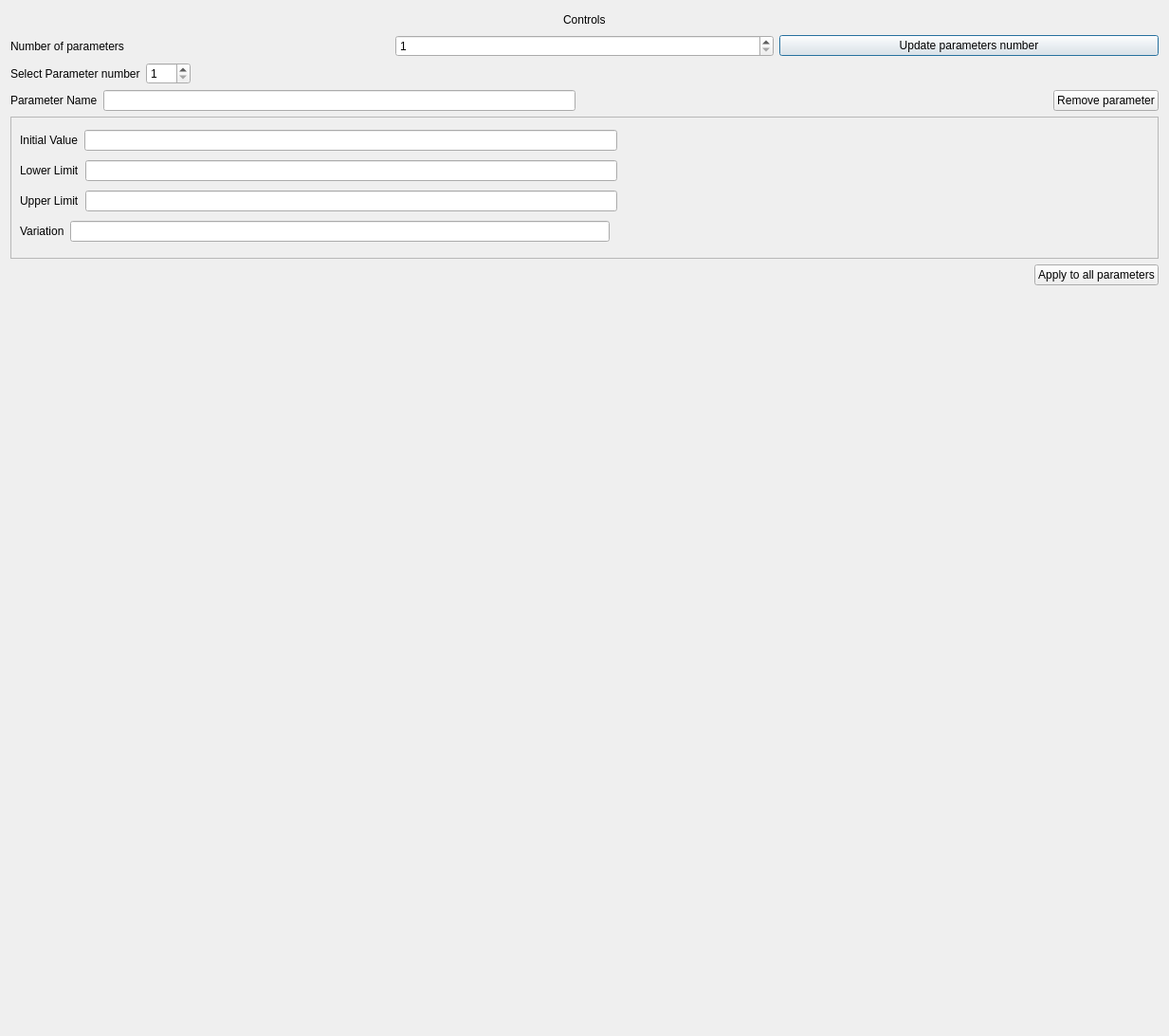
<?xml version="1.0" encoding="UTF-8"?>
<ui version="4.0">
 <class>Dialog</class>
 <widget class="QDialog" name="Dialog">
  <property name="geometry">
   <rect>
    <x>0</x>
    <y>0</y>
    <width>1233</width>
    <height>1093</height>
   </rect>
  </property>
  <property name="windowTitle">
   <string>Dialog</string>
  </property>
  <layout class="QVBoxLayout" name="verticalLayout">
   <item>
    <layout class="QHBoxLayout" name="horizontalLayout_9">
     <item>
      <spacer name="horizontalSpacer_11">
       <property name="orientation">
        <enum>Qt::Horizontal</enum>
       </property>
       <property name="sizeHint" stdset="0">
        <size>
         <width>40</width>
         <height>20</height>
        </size>
       </property>
      </spacer>
     </item>
     <item>
      <widget class="QLabel" name="label_8">
       <property name="text">
        <string>Controls</string>
       </property>
      </widget>
     </item>
     <item>
      <spacer name="horizontalSpacer_12">
       <property name="orientation">
        <enum>Qt::Horizontal</enum>
       </property>
       <property name="sizeHint" stdset="0">
        <size>
         <width>40</width>
         <height>20</height>
        </size>
       </property>
      </spacer>
     </item>
    </layout>
   </item>
   <item>
    <layout class="QHBoxLayout" name="horizontalLayout_16">
     <item>
      <widget class="QLabel" name="label">
       <property name="text">
        <string>Number of parameters</string>
       </property>
      </widget>
     </item>
     <item>
      <widget class="QSpinBox" name="parameters_number_spinbox">
       <property name="minimum">
        <number>1</number>
       </property>
       <property name="maximum">
        <number>100</number>
       </property>
      </widget>
     </item>
     <item>
      <widget class="QPushButton" name="update_parametes_number_button">
       <property name="text">
        <string>Update parameters number</string>
       </property>
      </widget>
     </item>
    </layout>
   </item>
   <item>
    <layout class="QHBoxLayout" name="horizontalLayout_17">
     <item>
      <widget class="QLabel" name="label_16">
       <property name="text">
        <string>Select Parameter number</string>
       </property>
      </widget>
     </item>
     <item>
      <widget class="QSpinBox" name="parameter_number_selected_spinbox">
       <property name="minimum">
        <number>1</number>
       </property>
       <property name="maximum">
        <number>100</number>
       </property>
      </widget>
     </item>
     <item>
      <spacer name="horizontalSpacer">
       <property name="orientation">
        <enum>Qt::Horizontal</enum>
       </property>
       <property name="sizeHint" stdset="0">
        <size>
         <width>40</width>
         <height>20</height>
        </size>
       </property>
      </spacer>
     </item>
    </layout>
   </item>
   <item>
    <layout class="QHBoxLayout" name="horizontalLayout">
     <item>
      <widget class="QLabel" name="label_15">
       <property name="text">
        <string>Parameter Name</string>
       </property>
      </widget>
     </item>
     <item>
      <widget class="QLineEdit" name="parameter_name_edit_line"/>
     </item>
     <item>
      <spacer name="horizontalSpacer_20">
       <property name="orientation">
        <enum>Qt::Horizontal</enum>
       </property>
       <property name="sizeHint" stdset="0">
        <size>
         <width>40</width>
         <height>20</height>
        </size>
       </property>
      </spacer>
     </item>
     <item>
      <widget class="QPushButton" name="remove_parameter_button">
       <property name="text">
        <string>Remove parameter</string>
       </property>
      </widget>
     </item>
    </layout>
   </item>
   <item>
    <widget class="QScrollArea" name="scrollArea">
     <property name="sizePolicy">
      <sizepolicy hsizetype="Expanding" vsizetype="Preferred">
       <horstretch>0</horstretch>
       <verstretch>0</verstretch>
      </sizepolicy>
     </property>
     <property name="minimumSize">
      <size>
       <width>0</width>
       <height>150</height>
      </size>
     </property>
     <property name="widgetResizable">
      <bool>true</bool>
     </property>
     <widget class="QWidget" name="scrollAreaWidgetContents">
      <property name="geometry">
       <rect>
        <x>0</x>
        <y>0</y>
        <width>1213</width>
        <height>148</height>
       </rect>
      </property>
      <layout class="QVBoxLayout" name="verticalLayout_2">
       <item>
        <layout class="QHBoxLayout" name="horizontalLayout_10">
         <item>
          <widget class="QLabel" name="label_10">
           <property name="text">
            <string>Initial Value</string>
           </property>
          </widget>
         </item>
         <item>
          <widget class="QLineEdit" name="initial_value_edit_line"/>
         </item>
         <item>
          <spacer name="horizontalSpacer_8">
           <property name="orientation">
            <enum>Qt::Horizontal</enum>
           </property>
           <property name="sizeHint" stdset="0">
            <size>
             <width>40</width>
             <height>20</height>
            </size>
           </property>
          </spacer>
         </item>
        </layout>
       </item>
       <item>
        <layout class="QHBoxLayout" name="horizontalLayout_4">
         <item>
          <widget class="QLabel" name="label_3">
           <property name="text">
            <string>Lower Limit</string>
           </property>
          </widget>
         </item>
         <item>
          <widget class="QLineEdit" name="lower_limit_edit_line"/>
         </item>
         <item>
          <spacer name="horizontalSpacer_3">
           <property name="orientation">
            <enum>Qt::Horizontal</enum>
           </property>
           <property name="sizeHint" stdset="0">
            <size>
             <width>40</width>
             <height>20</height>
            </size>
           </property>
          </spacer>
         </item>
        </layout>
       </item>
       <item>
        <layout class="QHBoxLayout" name="horizontalLayout_3">
         <item>
          <widget class="QLabel" name="label_2">
           <property name="text">
            <string>Upper Limit</string>
           </property>
          </widget>
         </item>
         <item>
          <widget class="QLineEdit" name="upper_limit_edit_line"/>
         </item>
         <item>
          <spacer name="horizontalSpacer_2">
           <property name="orientation">
            <enum>Qt::Horizontal</enum>
           </property>
           <property name="sizeHint" stdset="0">
            <size>
             <width>40</width>
             <height>20</height>
            </size>
           </property>
          </spacer>
         </item>
        </layout>
       </item>
       <item>
        <layout class="QHBoxLayout" name="horizontalLayout_7">
         <item>
          <widget class="QLabel" name="label_9">
           <property name="text">
            <string>Variation</string>
           </property>
          </widget>
         </item>
         <item>
          <widget class="QLineEdit" name="variation_edit_line"/>
         </item>
         <item>
          <spacer name="horizontalSpacer_7">
           <property name="orientation">
            <enum>Qt::Horizontal</enum>
           </property>
           <property name="sizeHint" stdset="0">
            <size>
             <width>40</width>
             <height>20</height>
            </size>
           </property>
          </spacer>
         </item>
        </layout>
       </item>
      </layout>
     </widget>
    </widget>
   </item>
   <item>
    <layout class="QHBoxLayout" name="horizontalLayout_18">
     <item>
      <spacer name="horizontalSpacer_21">
       <property name="orientation">
        <enum>Qt::Horizontal</enum>
       </property>
       <property name="sizeHint" stdset="0">
        <size>
         <width>40</width>
         <height>20</height>
        </size>
       </property>
      </spacer>
     </item>
     <item>
      <widget class="QPushButton" name="apply_all_parameters_button">
       <property name="text">
        <string>Apply to all parameters</string>
       </property>
      </widget>
     </item>
    </layout>
   </item>
   <item>
    <spacer name="verticalSpacer">
     <property name="orientation">
      <enum>Qt::Vertical</enum>
     </property>
     <property name="sizeHint" stdset="0">
      <size>
       <width>20</width>
       <height>754</height>
      </size>
     </property>
    </spacer>
   </item>
  </layout>
 </widget>
 <resources/>
 <connections/>
</ui>
